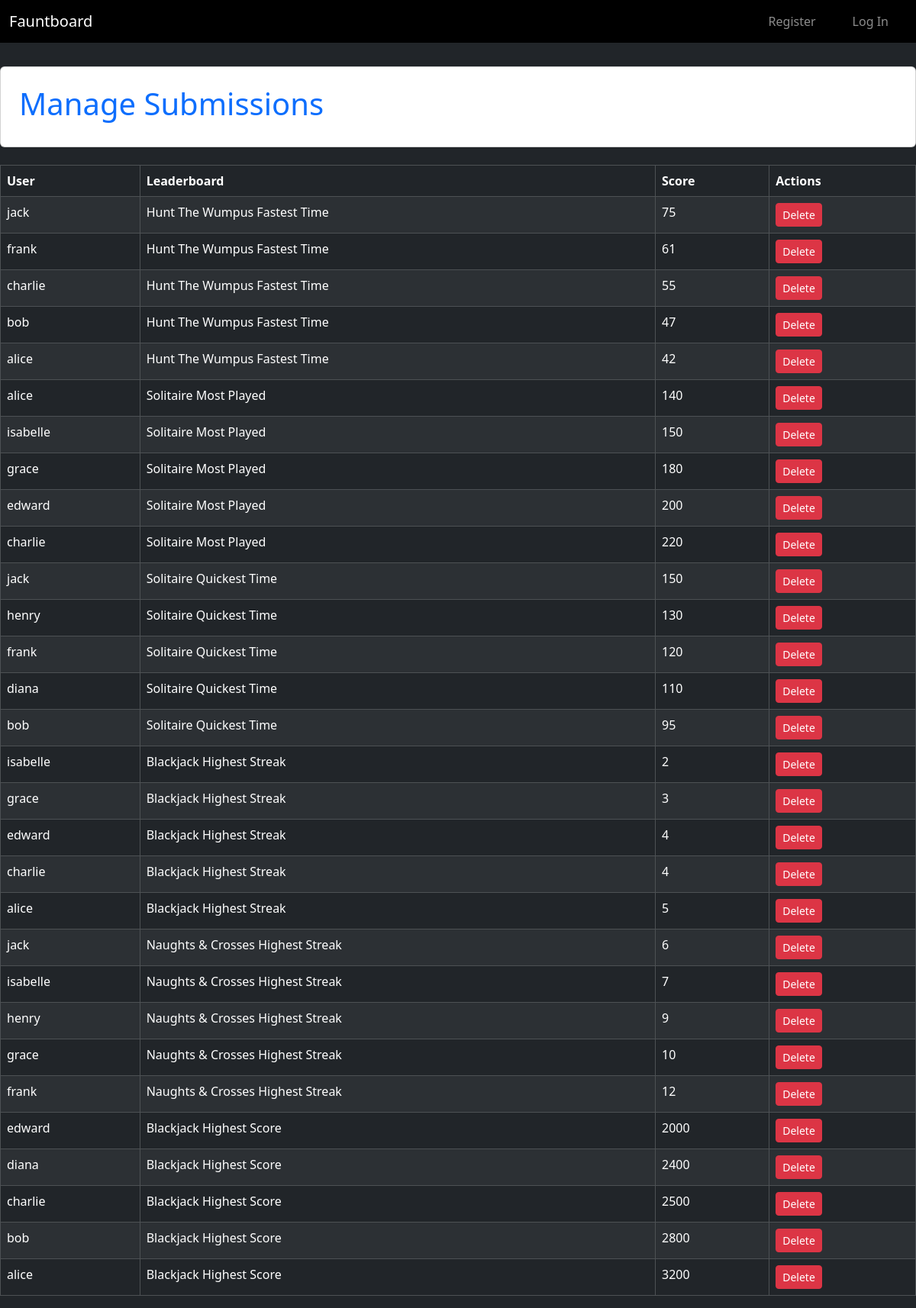
The page /moderation/submissions on the database its author committed.
### tables this page shows
CREATE TABLE "leaderboard_entries" (
    id INTEGER PRIMARY KEY,
    leaderboard_id INTEGER NOT NULL,
    user_id INTEGER NOT NULL, user TEXT NOT NULL REFERENCES users(username), type TEXT NOT NULL,
    score INTEGER NOT NULL,
    FOREIGN KEY (leaderboard_id) REFERENCES leaderboards(id),
    FOREIGN KEY (user_id) REFERENCES users(id)
);

CREATE TABLE users (
    id INTEGER PRIMARY KEY,
    username TEXT UNIQUE NOT NULL,
    password TEXT NOT NULL,
    role TEXT);

CREATE TABLE "leaderboards" (
    id INTEGER PRIMARY KEY,
    name TEXT NOT NULL, description TEXT,
    image_path TEXT
, type TEXT NOT NULL);

### app.py (the view)
@app.route("/moderation/submissions")
def manage_submissions():
    db = get_db()
    entries = db.execute("""
        SELECT leaderboard_entries.id, leaderboard_entries.score,
               users.username, leaderboards.name AS leaderboard_name
        FROM leaderboard_entries
        JOIN users ON users.id = leaderboard_entries.user_id
        JOIN leaderboards ON leaderboards.id = leaderboard_entries.leaderboard_id
        ORDER BY leaderboard_entries.id DESC
    """).fetchall()
    return render_template("manage_submissions.html", entries=entries)

### app.py (called while the page is built)
def get_db():
    if "db" not in g:
        g.db = sqlite3.connect("database.db")
        g.db.row_factory = sqlite3.Row
    return g.db

@app.before_request
def load_user():
    g.user = None
    if "user_id" in session:
        db = get_db()
        g.user = db.execute(
            "SELECT * FROM users WHERE id = ?",
            (session["user_id"],)
        ).fetchone()

### templates/manage_submissions.html (shortened to what this page needs)
{% extends 'base.html' %}
{% block content %}
<div class="d-flex justify-content-center align-items-center" style="height: 15vh;">
  <div class="card p-4 bg-white" style="width: 1500px;">
    <h1 class="text-primary">Manage Submissions</h1>
  </div>
</div>
  <table class="table table-dark table-striped table-bordered mt-3">
    <thead>
      <tr>
        <th>User</th>
        <th>Leaderboard</th>
        <th>Score</th>
        <th>Actions</th>
      </tr>
    </thead>
    <tbody>
      {% for entry in entries %}
      <tr>
        <td>{{ entry.username }}</td>
        <td>{{ entry.leaderboard_name }}</td>
        <td>{{ entry.score }}</td>
        <td>
          <a href="{{ url_for('delete_entry', entry_id=entry.id) }}"
             class="btn btn-danger btn-sm">
            Delete
          </a>
        </td>
      </tr>
      {% endfor %}
    </tbody>
  </table>
{% endblock %}

### rows shown on the page
leaderboard_entries: username "jack", leaderboard_name "Hunt The Wumpus Fastest Time", score "75"
leaderboard_entries: username "frank", leaderboard_name "Hunt The Wumpus Fastest Time", score "61"
leaderboard_entries: username "charlie", leaderboard_name "Hunt The Wumpus Fastest Time", score "55"
leaderboard_entries: username "bob", leaderboard_name "Hunt The Wumpus Fastest Time", score "47"
leaderboard_entries: username "alice", leaderboard_name "Hunt The Wumpus Fastest Time", score "42"
leaderboard_entries: username "alice", leaderboard_name "Solitaire Most Played", score "140"
leaderboard_entries: username "isabelle", leaderboard_name "Solitaire Most Played", score "150"
leaderboard_entries: username "grace", leaderboard_name "Solitaire Most Played", score "180"
leaderboard_entries: username "edward", leaderboard_name "Solitaire Most Played", score "200"
leaderboard_entries: username "charlie", leaderboard_name "Solitaire Most Played", score "220"
leaderboard_entries: username "jack", leaderboard_name "Solitaire Quickest Time", score "150"
leaderboard_entries: username "henry", leaderboard_name "Solitaire Quickest Time", score "130"
leaderboard_entries: username "frank", leaderboard_name "Solitaire Quickest Time", score "120"
leaderboard_entries: username "diana", leaderboard_name "Solitaire Quickest Time", score "110"
leaderboard_entries: username "bob", leaderboard_name "Solitaire Quickest Time", score "95"
leaderboard_entries: username "isabelle", leaderboard_name "Blackjack Highest Streak", score "2"
leaderboard_entries: username "grace", leaderboard_name "Blackjack Highest Streak", score "3"
leaderboard_entries: username "edward", leaderboard_name "Blackjack Highest Streak", score "4"
leaderboard_entries: username "charlie", leaderboard_name "Blackjack Highest Streak", score "4"
leaderboard_entries: username "alice", leaderboard_name "Blackjack Highest Streak", score "5"
leaderboard_entries: username "jack", leaderboard_name "Naughts & Crosses Highest Streak", score "6"
leaderboard_entries: username "isabelle", leaderboard_name "Naughts & Crosses Highest Streak", score "7"
leaderboard_entries: username "henry", leaderboard_name "Naughts & Crosses Highest Streak", score "9"
leaderboard_entries: username "grace", leaderboard_name "Naughts & Crosses Highest Streak", score "10"
leaderboard_entries: username "frank", leaderboard_name "Naughts & Crosses Highest Streak", score "12"
leaderboard_entries: username "edward", leaderboard_name "Blackjack Highest Score", score "2000"
leaderboard_entries: username "diana", leaderboard_name "Blackjack Highest Score", score "2400"
leaderboard_entries: username "charlie", leaderboard_name "Blackjack Highest Score", score "2500"
leaderboard_entries: username "bob", leaderboard_name "Blackjack Highest Score", score "2800"
leaderboard_entries: username "alice", leaderboard_name "Blackjack Highest Score", score "3200"
